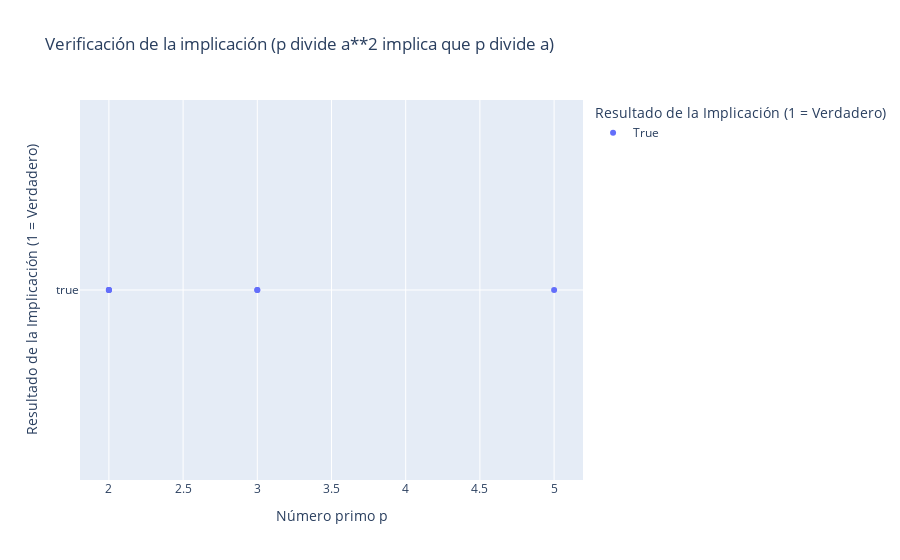

The notebook cell saved with this chart:
### Code cell
# Gráfica usando matplotlib para ilustrar que la implicación es siempre verdadera
fig, ax = plt.subplots(figsize=(10, 5))
ax.plot(df['Primo p'], df['Implica'], 'o', label='Implica (True = 1, False = 0)')
ax.set_xlabel('Número primo p')
ax.set_ylabel('Resultado de la Implicación')
ax.set_title('Verificación de la implicación para diferentes valores de p y (a^2, a)')
plt.grid(alpha = 0.4)
plt.legend()
plt.show()

# Visualización interactiva con plotly
fig_plotly = px.scatter(df, x='Primo p', y='Implica', color='Implica',
                        title='Verificación de la implicación (p divide a**2 implica que p divide a)',
                        labels={'Primo p':'Número primo p', 'Implica':'Resultado de la Implicación (1 = Verdadero)'})
fig_plotly.show()

### Figure 1 — Plotly figure (JSON) as saved in the notebook; plotly's stock layout.template omitted (floating-point values rounded to 4 significant figures)
{"data": [{"hovertemplate": "Resultado de la Implicación (1 = Verdadero)=%{y}<br>Número primo p=%{x}<extra></extra>", "legendgroup": "True", "marker": {"color": "#636efa", "symbol": "circle"}, "mode": "markers", "name": "True", "orientation": "h", "showlegend": true, "type": "scatter", "x": [2, 2, 2, 3, 3, 5], "xaxis": "x", "y": [true, true, true, true, true, true], "yaxis": "y"}], "layout": {"legend": {"title": {"text": "Resultado de la Implicación (1 = Verdadero)"}, "tracegroupgap": 0}, "title": {"text": "Verificación de la implicación (p divide a**2 implica que p divide a)"}, "xaxis": {"anchor": "y", "domain": [0, 1], "title": {"text": "Número primo p"}}, "yaxis": {"anchor": "x", "categoryarray": [true], "categoryorder": "array", "domain": [0, 1], "title": {"text": "Resultado de la Implicación (1 = Verdadero)"}}}}
